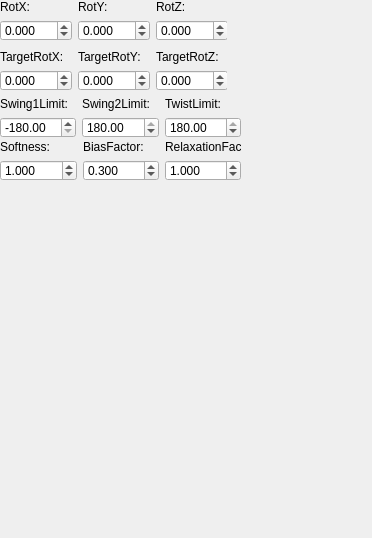
         <widget class="QWidget" name="m_coneTwistWidget">
          <property name="minimumSize">
           <size>
            <width>372</width>
            <height>538</height>
           </size>
          </property>
          <widget class="QWidget" name="layoutWidget_11">
           <property name="geometry">
            <rect>
             <x>0</x>
             <y>50</y>
             <width>227</width>
             <height>41</height>
            </rect>
           </property>
           <layout class="QGridLayout" name="gridLayout_11">
            <item row="1" column="4">
             <widget class="QDoubleSpinBox" name="m_coneTwistTargetRotZ">
              <property name="decimals">
               <number>3</number>
              </property>
              <property name="minimum">
               <double>-1000.000000000000000</double>
              </property>
              <property name="maximum">
               <double>1000.000000000000000</double>
              </property>
              <property name="singleStep">
               <double>0.100000000000000</double>
              </property>
              <property name="value">
               <double>0.000000000000000</double>
              </property>
             </widget>
            </item>
            <item row="1" column="0">
             <widget class="QDoubleSpinBox" name="m_coneTwistTargetRotX">
              <property name="decimals">
               <number>3</number>
              </property>
              <property name="minimum">
               <double>-1000.000000000000000</double>
              </property>
              <property name="maximum">
               <double>1000.000000000000000</double>
              </property>
              <property name="singleStep">
               <double>0.100000000000000</double>
              </property>
              <property name="value">
               <double>0.000000000000000</double>
              </property>
             </widget>
            </item>
            <item row="0" column="1">
             <widget class="QLabel" name="label_39">
              <property name="text">
               <string>TargetRotY:</string>
              </property>
             </widget>
            </item>
            <item row="1" column="1">
             <widget class="QDoubleSpinBox" name="m_coneTwistTargetRotY">
              <property name="decimals">
               <number>3</number>
              </property>
              <property name="minimum">
               <double>-1000.000000000000000</double>
              </property>
              <property name="maximum">
               <double>1000.000000000000000</double>
              </property>
              <property name="singleStep">
               <double>0.100000000000000</double>
              </property>
              <property name="value">
               <double>0.000000000000000</double>
              </property>
             </widget>
            </item>
            <item row="0" column="4">
             <widget class="QLabel" name="label_40">
              <property name="text">
               <string>TargetRotZ:</string>
              </property>
             </widget>
            </item>
            <item row="0" column="0">
             <widget class="QLabel" name="label_41">
              <property name="text">
               <string>TargetRotX:</string>
              </property>
             </widget>
            </item>
           </layout>
          </widget>
          <widget class="QWidget" name="layoutWidget_12">
           <property name="geometry">
            <rect>
             <x>0</x>
             <y>0</y>
             <width>227</width>
             <height>41</height>
            </rect>
           </property>
           <layout class="QGridLayout" name="gridLayout_12">
            <item row="1" column="4">
             <widget class="QDoubleSpinBox" name="m_coneTwistRotZ">
              <property name="decimals">
               <number>3</number>
              </property>
              <property name="minimum">
               <double>-180.000000000000000</double>
              </property>
              <property name="maximum">
               <double>180.000000000000000</double>
              </property>
              <property name="singleStep">
               <double>0.100000000000000</double>
              </property>
              <property name="value">
               <double>0.000000000000000</double>
              </property>
             </widget>
            </item>
            <item row="1" column="0">
             <widget class="QDoubleSpinBox" name="m_coneTwistRotX">
              <property name="decimals">
               <number>3</number>
              </property>
              <property name="minimum">
               <double>-180.000000000000000</double>
              </property>
              <property name="maximum">
               <double>180.000000000000000</double>
              </property>
              <property name="singleStep">
               <double>0.100000000000000</double>
              </property>
              <property name="value">
               <double>0.000000000000000</double>
              </property>
             </widget>
            </item>
            <item row="0" column="1">
             <widget class="QLabel" name="label_42">
              <property name="text">
               <string>RotY:</string>
              </property>
             </widget>
            </item>
            <item row="1" column="1">
             <widget class="QDoubleSpinBox" name="m_coneTwistRotY">
              <property name="decimals">
               <number>3</number>
              </property>
              <property name="minimum">
               <double>-180.000000000000000</double>
              </property>
              <property name="maximum">
               <double>180.000000000000000</double>
              </property>
              <property name="singleStep">
               <double>0.100000000000000</double>
              </property>
              <property name="value">
               <double>0.000000000000000</double>
              </property>
             </widget>
            </item>
            <item row="0" column="4">
             <widget class="QLabel" name="label_43">
              <property name="text">
               <string>RotZ:</string>
              </property>
             </widget>
            </item>
            <item row="0" column="0">
             <widget class="QLabel" name="label_44">
              <property name="text">
               <string>RotX:</string>
              </property>
             </widget>
            </item>
           </layout>
          </widget>
          <widget class="QWidget" name="layoutWidget_13">
           <property name="geometry">
            <rect>
             <x>0</x>
             <y>97</y>
             <width>241</width>
             <height>41</height>
            </rect>
           </property>
           <layout class="QGridLayout" name="gridLayout_13">
            <item row="1" column="4">
             <widget class="QDoubleSpinBox" name="m_twistLimit">
              <property name="decimals">
               <number>2</number>
              </property>
              <property name="minimum">
               <double>-180.000000000000000</double>
              </property>
              <property name="maximum">
               <double>180.000000000000000</double>
              </property>
              <property name="singleStep">
               <double>0.100000000000000</double>
              </property>
              <property name="value">
               <double>180.000000000000000</double>
              </property>
             </widget>
            </item>
            <item row="1" column="0">
             <widget class="QDoubleSpinBox" name="m_swing1Limit">
              <property name="decimals">
               <number>2</number>
              </property>
              <property name="minimum">
               <double>-180.000000000000000</double>
              </property>
              <property name="maximum">
               <double>180.000000000000000</double>
              </property>
              <property name="singleStep">
               <double>0.100000000000000</double>
              </property>
              <property name="value">
               <double>-180.000000000000000</double>
              </property>
             </widget>
            </item>
            <item row="0" column="1">
             <widget class="QLabel" name="label_45">
              <property name="text">
               <string>Swing2Limit:</string>
              </property>
             </widget>
            </item>
            <item row="1" column="1">
             <widget class="QDoubleSpinBox" name="m_swing2Limit">
              <property name="decimals">
               <number>2</number>
              </property>
              <property name="minimum">
               <double>-180.000000000000000</double>
              </property>
              <property name="maximum">
               <double>180.000000000000000</double>
              </property>
              <property name="singleStep">
               <double>0.100000000000000</double>
              </property>
              <property name="value">
               <double>180.000000000000000</double>
              </property>
             </widget>
            </item>
            <item row="0" column="4">
             <widget class="QLabel" name="label_46">
              <property name="text">
               <string>TwistLimit:</string>
              </property>
             </widget>
            </item>
            <item row="0" column="0">
             <widget class="QLabel" name="label_47">
              <property name="text">
               <string>Swing1Limit:</string>
              </property>
             </widget>
            </item>
           </layout>
          </widget>
          <widget class="QWidget" name="layoutWidget_14">
           <property name="geometry">
            <rect>
             <x>0</x>
             <y>140</y>
             <width>241</width>
             <height>41</height>
            </rect>
           </property>
           <layout class="QGridLayout" name="gridLayout_14">
            <item row="1" column="4">
             <widget class="QDoubleSpinBox" name="m_coneTwistRelaxationFactor">
              <property name="decimals">
               <number>3</number>
              </property>
              <property name="minimum">
               <double>-1000.000000000000000</double>
              </property>
              <property name="maximum">
               <double>1000.000000000000000</double>
              </property>
              <property name="singleStep">
               <double>0.100000000000000</double>
              </property>
              <property name="value">
               <double>1.000000000000000</double>
              </property>
             </widget>
            </item>
            <item row="1" column="0">
             <widget class="QDoubleSpinBox" name="m_coneTwistSoftness">
              <property name="decimals">
               <number>3</number>
              </property>
              <property name="minimum">
               <double>-1000.000000000000000</double>
              </property>
              <property name="maximum">
               <double>1000.000000000000000</double>
              </property>
              <property name="singleStep">
               <double>0.010000000000000</double>
              </property>
              <property name="value">
               <double>1.000000000000000</double>
              </property>
             </widget>
            </item>
            <item row="0" column="1">
             <widget class="QLabel" name="label_48">
              <property name="text">
               <string>BiasFactor:</string>
              </property>
             </widget>
            </item>
            <item row="1" column="1">
             <widget class="QDoubleSpinBox" name="m_coneTwistBiasFactor">
              <property name="decimals">
               <number>3</number>
              </property>
              <property name="minimum">
               <double>-1000.000000000000000</double>
              </property>
              <property name="maximum">
               <double>1000.000000000000000</double>
              </property>
              <property name="singleStep">
               <double>0.010000000000000</double>
              </property>
              <property name="value">
               <double>0.300000000000000</double>
              </property>
             </widget>
            </item>
            <item row="0" column="4">
             <widget class="QLabel" name="label_49">
              <property name="text">
               <string>RelaxationFactor:</string>
              </property>
             </widget>
            </item>
            <item row="0" column="0">
             <widget class="QLabel" name="label_50">
              <property name="text">
               <string>Softness:</string>
              </property>
             </widget>
            </item>
           </layout>
          </widget>
         </widget>
